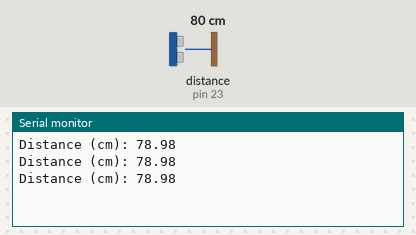
A sketch run on a simulated Arduino Mega 2560, built with avr-gcc and run on an emulated ATmega2560. On the bench: the last lines printed to the serial monitor. Wiring (inferred from the names in the program): ultrasonic range finder: trigger pin 22; echo pin 23. The test bench sets the inputs (shaded band); at power-on: distance to the obstacle (sensor on pin 23) 80 cm. The echo pulse lasts 58.3 µs per cm.

Above: at 1.3 s.
1.4 s: distance to the obstacle (sensor on pin 23) set to 5 cm
At 1.9 s:
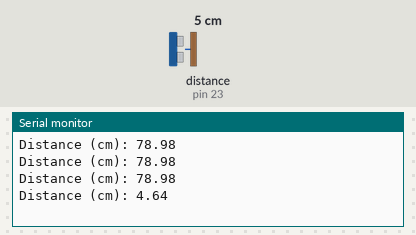
2.9 s: distance to the obstacle (sensor on pin 23) set to 2 cm
At 3.4 s:
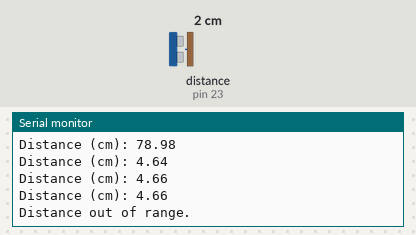
Timing chart, 0 to 5.9 s (numbered marks = the images above; inputs shaded):
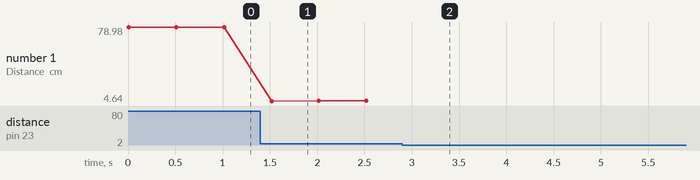

The sketch:

HCSR04-if-else.ino
```cpp
#define TRIG_PIN 22
#define ECHO_PIN 23

#define SOUND_SPEED 0.034

long duration;
float distanceCm;

void setup() {
  Serial.begin(9600);        // Starts the serial communication
  pinMode(TRIG_PIN, OUTPUT);  // Sets the trigPin as an Output
  pinMode(ECHO_PIN, INPUT);   // Sets the echoPin as an Input
}

void loop() {
  digitalWrite(TRIG_PIN, HIGH);
  delayMicroseconds(10);
  digitalWrite(TRIG_PIN, LOW);

  duration = pulseIn(ECHO_PIN, HIGH);

  distanceCm = duration * SOUND_SPEED / 2;

  if (distanceCm > 350 || distanceCm < 3) {
        Serial.println("Distance out of range.");
        // and, for example, turn off LED
  } else{
    if (distanceCm >= 100 && distanceCm <= 200){
        // do something, for example: turn on LED
    } else {
        Serial.print("Distance (cm): ");
        Serial.println(distanceCm);
        // and, for example, turn off LED
    }
  }

  delay(500);
}
```

Measured:
- the behaviour switches between 4 and 3 cm on distance to the obstacle (sensor on pin 23) (found by bisection; images 1 and 2)
- after the input at 1.4 s, the serial monitor: prints a new line after 0.12 s (image 1)
- after the input at 2.9 s, the serial monitor: prints a new line after 0.12 s (image 2)
- plotted number 1: 78.98 → 4.66 after the input at 1.4 s
